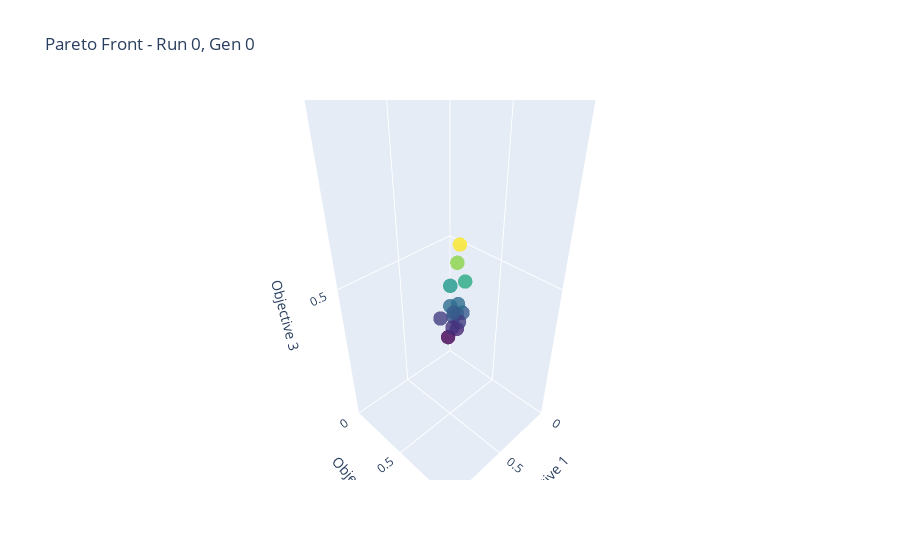
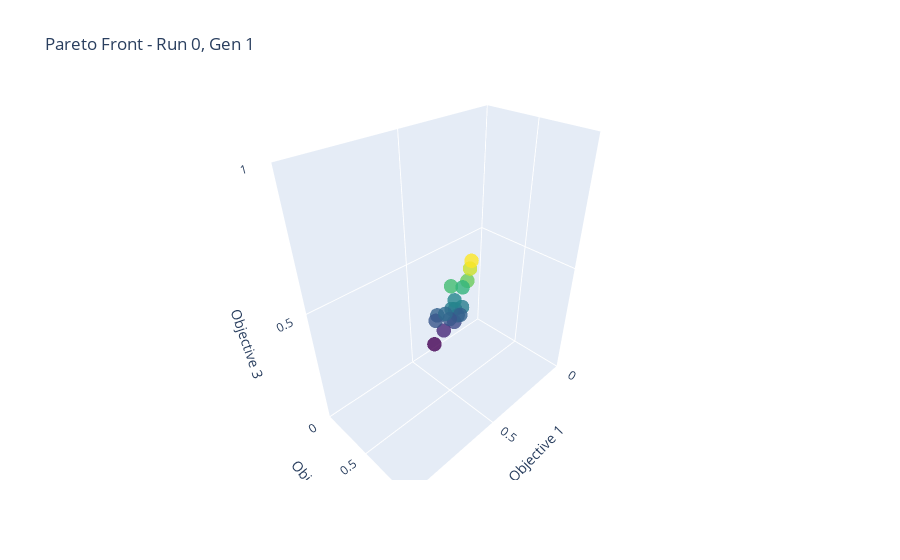
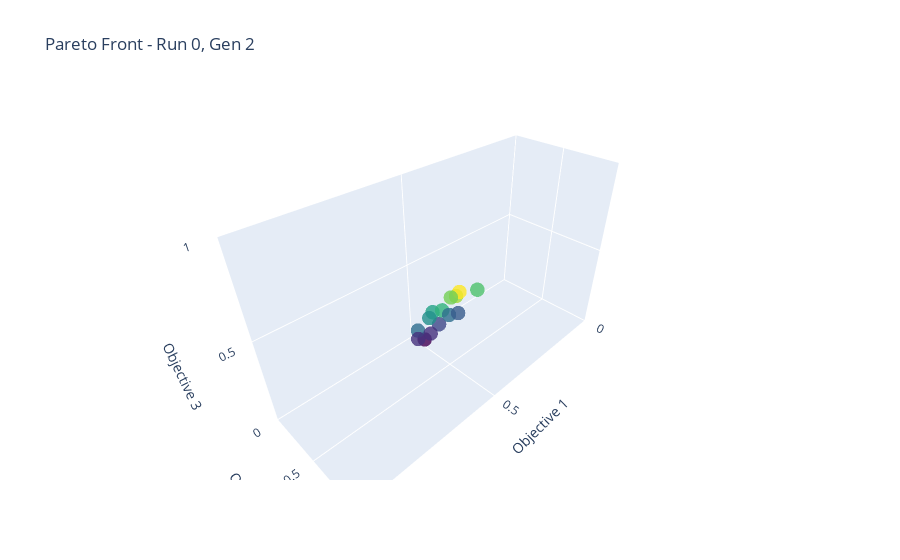
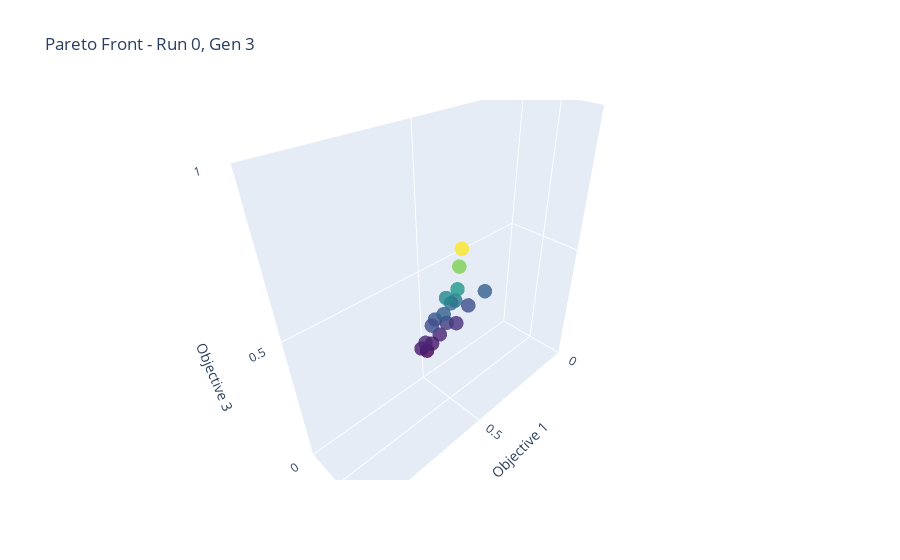

Notebook code cell kept with these figures, in order:
### Code cell
import plotly.graph_objects as go

# Choose a generation and run
# gen_idx = 0
# run_idx = 0

for run_idx in range(len(all_runs_fronts)):
    for gen_idx in range(len(all_runs_fronts[run_idx])):
        
        front = all_runs_fronts[run_idx][gen_idx]

        fig = go.Figure(data=[go.Scatter3d(
            x=front[:, 0],
            y=front[:, 1],
            z=front[:, 2],
            mode='markers',
            marker=dict(
                size=5,
                color=front[:, 2],  # Color by third objective
                colorscale='Viridis',
                opacity=0.8
            )
        )])

        # min_x = get_min_objective_value(run_idx, gen_idx, 0)
        # max_x = get_max_objective_value(run_idx, gen_idx, 0)
        # min_y = get_min_objective_value(run_idx, gen_idx, 1)
        # max_y = get_max_objective_value(run_idx, gen_idx, 1)
        # min_z = get_min_objective_value(run_idx, gen_idx, 2)
        # max_z = get_max_objective_value(run_idx, gen_idx, 2)
        
        min_x = 0
        min_y = 0
        min_z = 0

        max_x = 1
        max_y = 1
        max_z = 1

        fig.update_layout(
            title=f"Pareto Front - Run {run_idx}, Gen {gen_idx}",
            scene=dict(
                xaxis=dict(title="Objective 1", range=[min_x, max_x]),
                yaxis=dict(title="Objective 2", range=[min_y, max_y]),
                zaxis=dict(title="Objective 3", range=[min_z, max_z])
            )
        )

        fig.show()

### Figure 1 — Plotly figure (JSON) as saved in the notebook; plotly's stock layout.template omitted (floating-point values rounded to 4 significant figures)
{"data": [{"marker": {"color": [0.44, 0.43, 0.44, 0.39, 0.46, 0.64, 0.46, 0.53, 0.59, 0.41, 0.36, 0.51, 0.41, 0.44, 0.4], "colorscale": [[0, "#440154"], [0.1111, "#482878"], [0.2222, "#3e4989"], [0.3333, "#31688e"], [0.4444, "#26828e"], [0.5556, "#1f9e89"], [0.6667, "#35b779"], [0.7778, "#6ece58"], [0.8889, "#b5de2b"], [1, "#fde725"]], "opacity": 0.8, "size": 5}, "mode": "markers", "type": "scatter3d", "x": [0.48, 0.53, 0.51, 0.52, 0.48, 0.46, 0.53, 0.44, 0.48, 0.56, 0.56, 0.49, 0.5, 0.52, 0.55], "y": [0.59, 0.56, 0.57, 0.58, 0.55, 0.54, 0.53, 0.57, 0.54, 0.47, 0.54, 0.49, 0.58, 0.55, 0.57], "z": [0.44, 0.43, 0.44, 0.39, 0.46, 0.64, 0.46, 0.53, 0.59, 0.41, 0.36, 0.51, 0.41, 0.44, 0.4]}], "layout": {"scene": {"xaxis": {"range": [0, 1], "title": {"text": "Objective 1"}}, "yaxis": {"range": [0, 1], "title": {"text": "Objective 2"}}, "zaxis": {"range": [0, 1], "title": {"text": "Objective 3"}}}, "title": {"text": "Pareto Front - Run 0, Gen 0"}}}

### Figure 2 — Plotly figure (JSON) as saved in the notebook; plotly's stock layout.template omitted (floating-point values rounded to 4 significant figures)
{"data": [{"marker": {"color": [0.44, 0.44, 0.39, 0.53, 0.41, 0.36, 0.51, 0.41, 0.44, 0.41, 0.4, 0.57, 0.33, 0.4, 0.59, 0.42, 0.5, 0.45], "colorscale": [[0, "#440154"], [0.1111, "#482878"], [0.2222, "#3e4989"], [0.3333, "#31688e"], [0.4444, "#26828e"], [0.5556, "#1f9e89"], [0.6667, "#35b779"], [0.7778, "#6ece58"], [0.8889, "#b5de2b"], [1, "#fde725"]], "opacity": 0.8, "size": 5}, "mode": "markers", "type": "scatter3d", "x": [0.48, 0.51, 0.52, 0.44, 0.56, 0.56, 0.49, 0.5, 0.52, 0.49, 0.53, 0.42, 0.62, 0.58, 0.4, 0.54, 0.45, 0.48], "y": [0.59, 0.57, 0.58, 0.57, 0.47, 0.54, 0.49, 0.58, 0.55, 0.59, 0.55, 0.56, 0.55, 0.49, 0.54, 0.52, 0.54, 0.51], "z": [0.44, 0.44, 0.39, 0.53, 0.41, 0.36, 0.51, 0.41, 0.44, 0.41, 0.4, 0.57, 0.33, 0.4, 0.59, 0.42, 0.5, 0.45]}], "layout": {"scene": {"xaxis": {"range": [0, 1], "title": {"text": "Objective 1"}}, "yaxis": {"range": [0, 1], "title": {"text": "Objective 2"}}, "zaxis": {"range": [0, 1], "title": {"text": "Objective 3"}}}, "title": {"text": "Pareto Front - Run 0, Gen 1"}}}

### Figure 3 — Plotly figure (JSON) as saved in the notebook; plotly's stock layout.template omitted (floating-point values rounded to 4 significant figures)
{"data": [{"marker": {"color": [0.41, 0.36, 0.33, 0.4, 0.42, 0.45, 0.47, 0.38, 0.38, 0.35, 0.44, 0.35, 0.43, 0.37], "colorscale": [[0, "#440154"], [0.1111, "#482878"], [0.2222, "#3e4989"], [0.3333, "#31688e"], [0.4444, "#26828e"], [0.5556, "#1f9e89"], [0.6667, "#35b779"], [0.7778, "#6ece58"], [0.8889, "#b5de2b"], [1, "#fde725"]], "opacity": 0.8, "size": 5}, "mode": "markers", "type": "scatter3d", "x": [0.56, 0.56, 0.62, 0.58, 0.54, 0.48, 0.47, 0.52, 0.63, 0.6, 0.49, 0.64, 0.4, 0.49], "y": [0.47, 0.54, 0.55, 0.49, 0.52, 0.51, 0.52, 0.54, 0.51, 0.56, 0.48, 0.54, 0.54, 0.56], "z": [0.41, 0.36, 0.33, 0.4, 0.42, 0.45, 0.47, 0.38, 0.38, 0.35, 0.44, 0.35, 0.43, 0.37]}], "layout": {"scene": {"xaxis": {"range": [0, 1], "title": {"text": "Objective 1"}}, "yaxis": {"range": [0, 1], "title": {"text": "Objective 2"}}, "zaxis": {"range": [0, 1], "title": {"text": "Objective 3"}}}, "title": {"text": "Pareto Front - Run 0, Gen 2"}}}

### Figure 4 — Plotly figure (JSON) as saved in the notebook; plotly's stock layout.template omitted (floating-point values rounded to 4 significant figures)
{"data": [{"marker": {"color": [0.41, 0.36, 0.33, 0.4, 0.45, 0.35, 0.44, 0.35, 0.37, 0.49, 0.4, 0.42, 0.47, 0.57, 0.38, 0.36, 0.42, 0.63], "colorscale": [[0, "#440154"], [0.1111, "#482878"], [0.2222, "#3e4989"], [0.3333, "#31688e"], [0.4444, "#26828e"], [0.5556, "#1f9e89"], [0.6667, "#35b779"], [0.7778, "#6ece58"], [0.8889, "#b5de2b"], [1, "#fde725"]], "opacity": 0.8, "size": 5}, "mode": "markers", "type": "scatter3d", "x": [0.56, 0.56, 0.62, 0.58, 0.48, 0.6, 0.49, 0.64, 0.49, 0.47, 0.42, 0.34, 0.51, 0.46, 0.52, 0.62, 0.53, 0.45], "y": [0.47, 0.54, 0.55, 0.49, 0.51, 0.56, 0.48, 0.54, 0.56, 0.51, 0.52, 0.53, 0.47, 0.5, 0.51, 0.53, 0.5, 0.5], "z": [0.41, 0.36, 0.33, 0.4, 0.45, 0.35, 0.44, 0.35, 0.37, 0.49, 0.4, 0.42, 0.47, 0.57, 0.38, 0.36, 0.42, 0.63]}], "layout": {"scene": {"xaxis": {"range": [0, 1], "title": {"text": "Objective 1"}}, "yaxis": {"range": [0, 1], "title": {"text": "Objective 2"}}, "zaxis": {"range": [0, 1], "title": {"text": "Objective 3"}}}, "title": {"text": "Pareto Front - Run 0, Gen 3"}}}
